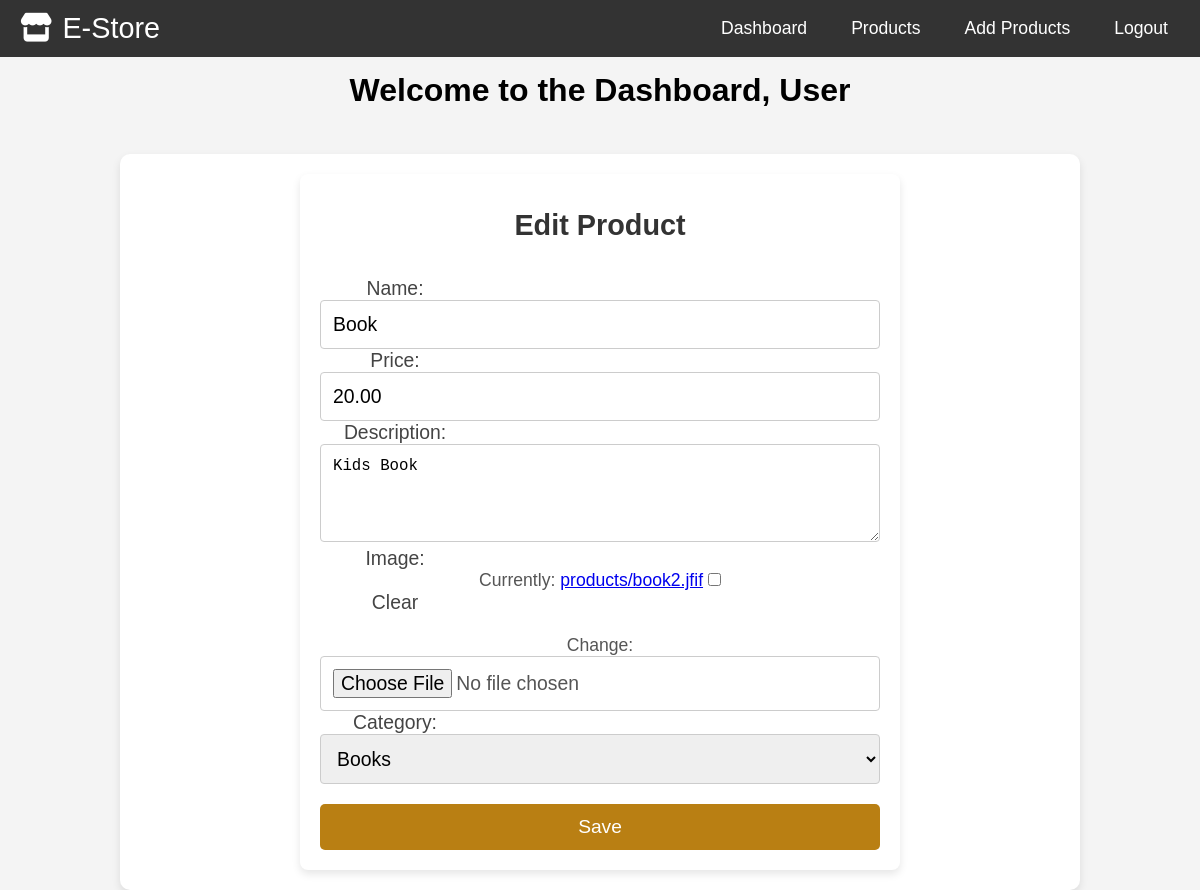
Screenshot of /products/product/edit/20/ with the database file from the repository.
### products/models.py (models this page shows, shortened)
class Product(models.Model):
    ELECTRONICS = 'electronics'
    FURNITURE = 'furniture'
    CLOTHING = 'clothing'
    BOOKS = 'books'
    TOYS = 'toys'
    GROCERIES = 'groceries'
    ACCESSORIES='Accessories'
    CATEGORY_CHOICES = [
        (ELECTRONICS, 'Electronics'),
        (FURNITURE, 'Furniture'),
        (CLOTHING, 'Clothing'),
        (BOOKS, 'Books'),
        (TOYS, 'Toys'),
        (GROCERIES, 'Groceries'),
        (ACCESSORIES,'Accessories')
    ]
    name = models.CharField(max_length=255)
    description = models.TextField(null=True, blank=True)
    rating = models.CharField(max_length=50)
    category = models.CharField(
        max_length=20,
        choices=CATEGORY_CHOICES,
    )
    price = models.DecimalField(max_digits=10, decimal_places=2)
    stock = models.IntegerField(default=0)  # Number of items in stock
    image = models.ImageField(upload_to='products/', null=True, blank=True)
    product_link = models.URLField()
    rating = models.CharField(max_length=50)
    is_recommended = models.BooleanField(default=False)

### products/views.py (the view)
# urls.py: path('product/edit/<int:pk>/', views.product_edit, name='product_edit'),
def product_edit(request, pk):
    product = get_object_or_404(Product, pk=pk)
    if request.method == 'POST':
        form = ProductForm(request.POST, request.FILES, instance=product)
        if form.is_valid():
            form.save()
            return redirect('products:product_list')
    else:
        form = ProductForm(instance=product)
    return render(request, 'product_form.html', {'form': form})

### products/form.py
class ProductForm(forms.ModelForm):
    class Meta:
        model = Product
        fields = ['name', 'price', 'description', 'image','category']
        widgets = {
            'description': forms.Textarea(attrs={'rows': 4, 'cols': 40}),
        }

### products/templates/product_form.html (shortened to what this page needs)
{% include 'navbar.html' %}
<!DOCTYPE html>
<html lang="en">
<head>
</head>
<body>
    <h1>Welcome to the Dashboard, User {{ user_id }}</h1>
    <div class="container">
        <form method="post" enctype="multipart/form-data">
            <h1>{% if form.instance.pk %}Edit Product{% else %}Create New Product{% endif %}</h1>
            {{ form.as_p }}
            <button type="submit">Save</button>
        </form>
    </div>
</body>
</html>

### products/templates/navbar.html (style rules this page uses)
* { margin: 0; padding: 0; box-sizing: border-box; }
body { font-family: Arial, sans-serif; margin: 0; padding: 0; background-color: #f8f9fa; }

### products/templates/product_form.html (style rules this page uses)
body { font-family: Arial, sans-serif; background-color: #f4f4f4; margin: 0; padding: 0; color: #333; }
h1 { text-align: center; color: black; padding: 15px 0; margin-bottom: 20px; }
p { color: #777; text-align: center; font-size: 1.2em; }
.container { width: 80%; margin: 0 auto; padding: 20px; background-color: white; box-shadow: 0 4px 8px rgba(0, 0, 0, 0.1); border-radius: 10px; margin-top: 30px; }
form { background-color: #fff; padding: 20px; border-radius: 8px; box-shadow: 0 4px 8px rgba(0, 0, 0, 0.1); width: 100%; max-width: 600px; margin: 0 auto; box-sizing: border-box; }
form h1 { font-size: 1.8rem; color: #333; margin-bottom: 20px; }
form p { color: #555; font-size: 1.1em; }
label { display: block; font-size: 1.1em; color: #444; margin-right: 20px; width: 150px; }
input[type="text"], input[type="number"], input[type="file"], textarea, select { width: 100%; padding: 12px; border: 1px solid #ccc; border-radius: 4px; font-size: 1.1em; box-sizing: border-box; }
button { background-color: #b97f13;; color: white; padding: 12px 20px; border: none; border-radius: 5px; cursor: pointer; font-size: 1.2em; width: 100%; margin-top: 20px; }

### rows the page displays
Product: name "Book", price "20.00", description "Kids Book", category "Books"
